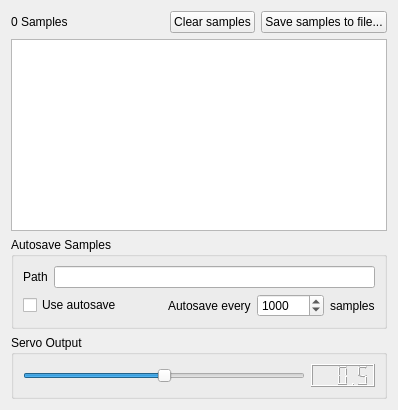
        <widget class="QWidget" name="tab_10">
         <attribute name="title">
          <string>Experiment</string>
         </attribute>
         <layout class="QVBoxLayout" name="verticalLayout_22">
          <item>
           <layout class="QHBoxLayout" name="horizontalLayout_7">
            <item>
             <widget class="QLabel" name="experimentSampleLabel">
              <property name="text">
               <string>0 Samples</string>
              </property>
             </widget>
            </item>
            <item>
             <spacer name="horizontalSpacer_4">
              <property name="orientation">
               <enum>Qt::Horizontal</enum>
              </property>
              <property name="sizeHint" stdset="0">
               <size>
                <width>40</width>
                <height>20</height>
               </size>
              </property>
             </spacer>
            </item>
            <item>
             <widget class="QPushButton" name="experimentClearSamplesButton">
              <property name="text">
               <string>Clear samples</string>
              </property>
             </widget>
            </item>
            <item>
             <widget class="QPushButton" name="experimentSaveSamplesButton">
              <property name="text">
               <string>Save samples to file...</string>
              </property>
             </widget>
            </item>
           </layout>
          </item>
          <item>
           <widget class="QTextBrowser" name="experimentBrowser"/>
          </item>
          <item>
           <widget class="QGroupBox" name="groupBox_6">
            <property name="title">
             <string>Autosave Samples</string>
            </property>
            <layout class="QVBoxLayout" name="verticalLayout_11">
             <item>
              <layout class="QHBoxLayout" name="horizontalLayout_13">
               <item>
                <widget class="QLabel" name="label_14">
                 <property name="text">
                  <string>Path</string>
                 </property>
                </widget>
               </item>
               <item>
                <widget class="QLineEdit" name="experimentPathEdit"/>
               </item>
              </layout>
             </item>
             <item>
              <layout class="QHBoxLayout" name="horizontalLayout_8">
               <item>
                <widget class="QCheckBox" name="experimentAutosaveBox">
                 <property name="text">
                  <string>Use autosave</string>
                 </property>
                </widget>
               </item>
               <item>
                <spacer name="horizontalSpacer_5">
                 <property name="orientation">
                  <enum>Qt::Horizontal</enum>
                 </property>
                 <property name="sizeHint" stdset="0">
                  <size>
                   <width>40</width>
                   <height>20</height>
                  </size>
                 </property>
                </spacer>
               </item>
               <item>
                <widget class="QLabel" name="label_13">
                 <property name="text">
                  <string>Autosave every</string>
                 </property>
                </widget>
               </item>
               <item>
                <widget class="QSpinBox" name="experimentAutosaveIntervalBox">
                 <property name="maximum">
                  <number>1000000</number>
                 </property>
                 <property name="value">
                  <number>1000</number>
                 </property>
                </widget>
               </item>
               <item>
                <widget class="QLabel" name="label_15">
                 <property name="text">
                  <string>samples</string>
                 </property>
                </widget>
               </item>
              </layout>
             </item>
            </layout>
           </widget>
          </item>
          <item>
           <widget class="QGroupBox" name="groupBox_35">
            <property name="title">
             <string>Servo Output</string>
            </property>
            <layout class="QHBoxLayout" name="horizontalLayout_2">
             <item>
              <widget class="QSlider" name="servoOutputSlider">
               <property name="maximum">
                <number>1000</number>
               </property>
               <property name="value">
                <number>500</number>
               </property>
               <property name="orientation">
                <enum>Qt::Horizontal</enum>
               </property>
               <property name="invertedAppearance">
                <bool>false</bool>
               </property>
               <property name="invertedControls">
                <bool>false</bool>
               </property>
               <property name="tickPosition">
                <enum>QSlider::NoTicks</enum>
               </property>
              </widget>
             </item>
             <item>
              <widget class="QLCDNumber" name="servoOutputNumber">
               <property name="digitCount">
                <number>5</number>
               </property>
               <property name="value" stdset="0">
                <double>0.500000000000000</double>
               </property>
              </widget>
             </item>
            </layout>
           </widget>
          </item>
         </layout>
        </widget>
